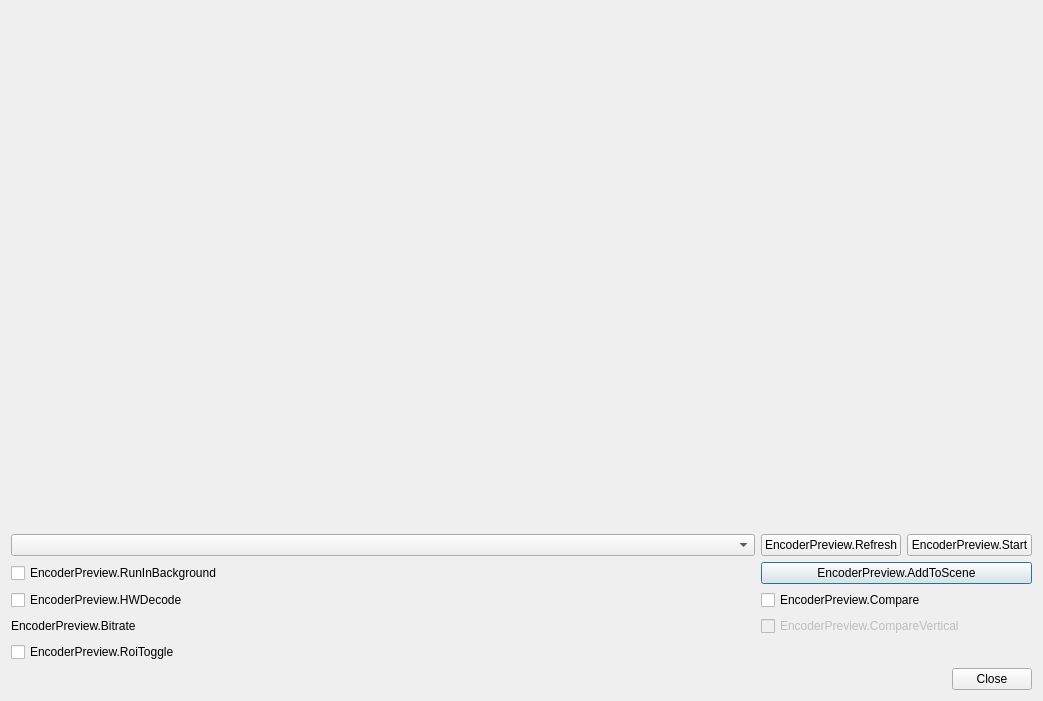
<?xml version="1.0" encoding="UTF-8"?>
<ui version="4.0">
 <class>EncoderPreview</class>
 <widget class="QDialog" name="EncoderPreview">
  <property name="geometry">
   <rect>
    <x>0</x>
    <y>0</y>
    <width>1043</width>
    <height>701</height>
   </rect>
  </property>
  <property name="windowTitle">
   <string>EncoderPreview</string>
  </property>
  <layout class="QVBoxLayout" name="verticalLayout">
   <item>
    <widget class="OBSQTDisplay" name="preview" native="true">
     <property name="sizePolicy">
      <sizepolicy hsizetype="Expanding" vsizetype="Expanding">
       <horstretch>0</horstretch>
       <verstretch>1</verstretch>
      </sizepolicy>
     </property>
     <property name="minimumSize">
      <size>
       <width>640</width>
       <height>0</height>
      </size>
     </property>
    </widget>
   </item>
   <item>
    <layout class="QGridLayout" name="gridLayout_3">
     <item row="0" column="0">
      <widget class="QComboBox" name="encoderCombo">
       <property name="toolTip">
        <string>EncoderPreview.Tooltip.Encoder</string>
       </property>
       <property name="sizePolicy">
        <sizepolicy hsizetype="MinimumExpanding" vsizetype="Fixed">
         <horstretch>0</horstretch>
         <verstretch>0</verstretch>
        </sizepolicy>
       </property>
       <property name="placeholderText">
        <string>EncoderPreview.Select</string>
       </property>
      </widget>
     </item>
     <item row="1" column="1" colspan="2">
      <widget class="QPushButton" name="addToSceneBtn">
       <property name="toolTip">
        <string>EncoderPreview.Tooltip.AddToScene</string>
       </property>
       <property name="text">
        <string>EncoderPreview.AddToScene</string>
       </property>
      </widget>
     </item>
     <item row="2" column="0">
      <widget class="QCheckBox" name="hwdecodeCb">
       <property name="text">
        <string>EncoderPreview.HWDecode</string>
       </property>
      </widget>
     </item>
     <item row="2" column="1" colspan="2">
      <widget class="QCheckBox" name="compareCb">
       <property name="toolTip">
        <string>EncoderPreview.Tooltip.Compare</string>
       </property>
       <property name="text">
        <string>EncoderPreview.Compare</string>
       </property>
      </widget>
     </item>
     <item row="3" column="1" colspan="2">
      <widget class="QCheckBox" name="compareVerticalCb">
       <property name="enabled">
        <bool>false</bool>
       </property>
       <property name="toolTip">
        <string>EncoderPreview.Tooltip.CompareVertical</string>
       </property>
       <property name="text">
        <string>EncoderPreview.CompareVertical</string>
       </property>
      </widget>
     </item>
     <item row="4" column="0" colspan="3">
      <widget class="QCheckBox" name="roiToggleCb">
       <property name="toolTip">
        <string>EncoderPreview.Tooltip.RoiToggle</string>
       </property>
       <property name="text">
        <string>EncoderPreview.RoiToggle</string>
       </property>
      </widget>
     </item>
     <item row="1" column="0">
      <widget class="QCheckBox" name="runInBackGroundCb">
       <property name="toolTip">
        <string>EncoderPreview.Tooltip.RunInBackground</string>
       </property>
       <property name="text">
        <string>EncoderPreview.RunInBackground</string>
       </property>
      </widget>
     </item>
     <item row="0" column="1">
      <widget class="QPushButton" name="refreshBtn">
       <property name="sizePolicy">
        <sizepolicy hsizetype="Preferred" vsizetype="Fixed">
         <horstretch>0</horstretch>
         <verstretch>0</verstretch>
        </sizepolicy>
       </property>
       <property name="text">
        <string>EncoderPreview.Refresh</string>
       </property>
      </widget>
     </item>
     <item row="0" column="2">
      <widget class="QPushButton" name="startStopBtn">
       <property name="sizePolicy">
        <sizepolicy hsizetype="Preferred" vsizetype="Fixed">
         <horstretch>0</horstretch>
         <verstretch>0</verstretch>
        </sizepolicy>
       </property>
       <property name="text">
        <string>EncoderPreview.Start</string>
       </property>
       <property name="checkable">
        <bool>true</bool>
       </property>
      </widget>
     </item>
     <item row="3" column="0">
      <widget class="QLabel" name="bitrateLbl">
       <property name="text">
        <string>EncoderPreview.Bitrate</string>
       </property>
      </widget>
     </item>
    </layout>
   </item>
   <item alignment="Qt::AlignmentFlag::AlignRight">
    <widget class="QPushButton" name="close">
     <property name="enabled">
      <bool>true</bool>
     </property>
     <property name="sizePolicy">
      <sizepolicy hsizetype="Fixed" vsizetype="Fixed">
       <horstretch>0</horstretch>
       <verstretch>0</verstretch>
      </sizepolicy>
     </property>
     <property name="text">
      <string>Close</string>
     </property>
    </widget>
   </item>
  </layout>
  <action name="actionAddRoi">
   <property name="icon">
    <iconset>
     <normaloff>:/res/images/plus.svg</normaloff>:/res/images/plus.svg</iconset>
   </property>
   <property name="text">
    <string>ROI.ItemAction.Add</string>
   </property>
   <property name="themeID" stdset="0">
    <string notr="true">addIconSmall</string>
   </property>
  </action>
  <action name="actionRemoveRoi">
   <property name="icon">
    <iconset>
     <normaloff>:/res/images/minus.svg</normaloff>:/res/images/minus.svg</iconset>
   </property>
   <property name="text">
    <string>ROI.ItemAction.Remove</string>
   </property>
   <property name="shortcut">
    <string>Del</string>
   </property>
   <property name="shortcutContext">
    <enum>Qt::ShortcutContext::WindowShortcut</enum>
   </property>
   <property name="themeID" stdset="0">
    <string notr="true">removeIconSmall</string>
   </property>
  </action>
  <action name="actionRoiUp">
   <property name="icon">
    <iconset>
     <normaloff>:/res/images/up.svg</normaloff>:/res/images/up.svg</iconset>
   </property>
   <property name="text">
    <string>ROI.ItemAction.MoveUp</string>
   </property>
   <property name="themeID" stdset="0">
    <string notr="true">upArrowIconSmall</string>
   </property>
  </action>
  <action name="actionRoiDown">
   <property name="icon">
    <iconset>
     <normaloff>:/res/images/down.svg</normaloff>:/res/images/down.svg</iconset>
   </property>
   <property name="text">
    <string>ROI.ItemAction.MoveDown</string>
   </property>
   <property name="themeID" stdset="0">
    <string notr="true">downArrowIconSmall</string>
   </property>
  </action>
 </widget>
 <customwidgets>
  <customwidget>
   <class>OBSQTDisplay</class>
   <extends>QWidget</extends>
   <header>external/qt-display.hpp</header>
   <container>1</container>
  </customwidget>
 </customwidgets>
 <resources/>
 <connections/>
</ui>
